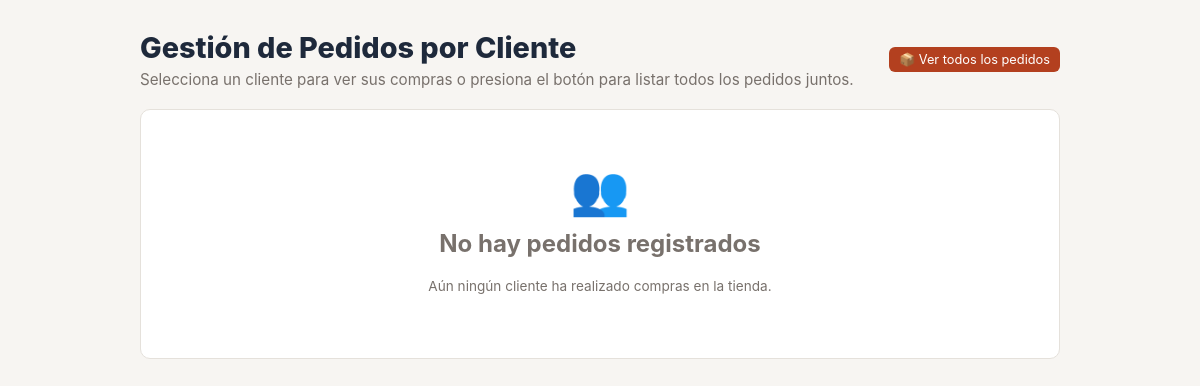
The page /pedidos/index.php (signed in) on the database as committed earlier.
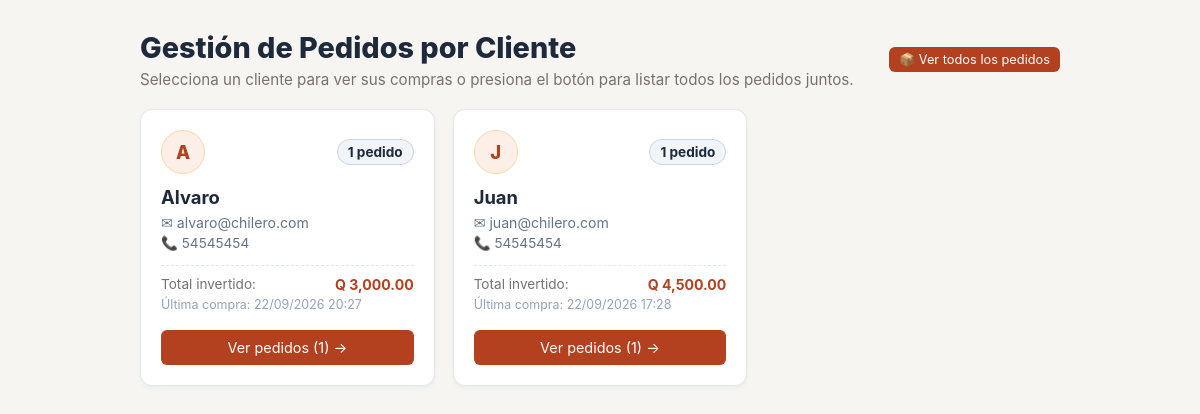
The same page on the database as committed later.
### tables this page shows
CREATE TABLE `usuario` (
  `id` int(11) NOT NULL,
  `nombre` varchar(99) NOT NULL,
  `correo` varchar(50) NOT NULL,
  `password` varchar(255) NOT NULL,
  `telefono` varchar(15) DEFAULT NULL,
  `direccion` varchar(255) DEFAULT NULL,
  `tipo_usuario` enum('cliente','trabajador','admin') NOT NULL DEFAULT 'cliente'
);

### includes/auth.php (called while the page is built, shortened)
<?php
require_once __DIR__ . '/functions.php';
function currentRole(): ?string {
    return $_SESSION['user']['tipo_usuario'] ?? null;
}
function h(?string $value): string {
    return htmlspecialchars($value ?? '', ENT_QUOTES, 'UTF-8');
}

### includes/functions.php (called while the page is built, shortened)
<?php
function url(string $path = '/'): string {
    return BASE_URL . '/' . ltrim($path, '/');
}

### pedidos/index.php (the view, shortened to what the changed rows need)
<?php
require __DIR__ . '/../config/db.php';
require __DIR__ . '/../includes/auth.php';
require_once __DIR__ . '/../includes/functions.php';
$role = currentRole();
$esStaff = in_array($role, ['admin', 'trabajador'], true);
$verTodos = isset($_GET['ver']) && $_GET['ver'] === 'todos';
$idCliente = isset($_GET['id_cliente']) ? (int)$_GET['id_cliente'] : 0;
$clientes = [];
$clienteSeleccionado = null;
if ($esStaff) {
    if ($idCliente > 0) {
        $stmtCli = $pdo->prepare('SELECT id, nombre, correo, telefono, direccion FROM usuario WHERE id = ?');
        $stmtCli->execute([$idCliente]);
        $clienteSeleccionado = $stmtCli->fetch();
        $stmt = $pdo->prepare(
            'SELECT p.*, u.nombre AS cliente_nombre, u.correo AS cliente_correo, u.telefono AS cliente_telefono
              FROM pedido p
              JOIN usuario u ON u.id = p.id_usuario
              WHERE p.id_usuario = ?
              ORDER BY p.fecha DESC, p.id DESC'
        );
        $stmt->execute([$idCliente]);
        $pedidos = $stmt->fetchAll();
        $pageTitle = 'Pedidos de ' . ($clienteSeleccionado ? $clienteSeleccionado['nombre'] : 'Cliente');
    } else {
        $stmt = $pdo->query(
            'SELECT
                u.id AS cliente_id,
                u.nombre AS cliente_nombre,
                u.correo AS cliente_correo,
                u.telefono AS cliente_telefono,
                COUNT(p.id) AS total_pedidos,
                SUM(p.total) AS total_gastado,
                MAX(p.fecha) AS ultimo_pedido
             FROM usuario u
             INNER JOIN pedido p ON p.id_usuario = u.id
             GROUP BY u.id, u.nombre, u.correo, u.telefono
             ORDER BY total_pedidos DESC, u.nombre ASC'
        );
        $clientes = $stmt->fetchAll();
    }
}
require __DIR__ . '/../includes/header.php';
?>
<div class="container" style="max-width: 950px; margin: 30px auto; padding: 0 15px;">
    <div style="display: flex; justify-content: space-between; align-items: center; margin-bottom: 20px; flex-wrap: wrap; gap: 12px;">
        <div>
            <h1 style="margin: 0; font-size: 1.8rem; font-weight: 800; color: #1e293b;">
                <?php if (!$esStaff): ?>
                    Mis Pedidos Realizados
                <?php elseif ($idCliente > 0): ?>
                    Pedidos de <?= h($clienteSeleccionado['nombre'] ?? 'Cliente') ?>
                <?php elseif ($verTodos): ?>
                    Todos los Pedidos de la Tienda
                <?php else: ?>
                    Gestión de Pedidos por Cliente
                <?php endif; ?>
            </h1>
        </div>
    </div>
    <?php if ($esStaff && !$verTodos && $idCliente === 0): ?>
        <?php if (empty($clientes)): ?>
            <div class="card empty-state" style="text-align: center; padding: 50px 20px; background: #fff; border: 1px solid var(--border); border-radius: 10px;">
                <div style="font-size: 3rem; margin-bottom: 10px;">👥</div>
                <h2>No hay pedidos registrados</h2>
                <p class="muted">Aún ningún cliente ha realizado compras en la tienda.</p>
            </div>
        <?php else: ?>
            <div style="display: grid; grid-template-columns: repeat(auto-fill, minmax(280px, 1fr)); gap: 18px;">
                <?php foreach ($clientes as $c): ?>
                    <div style="background: #ffffff; border: 1px solid #e2e8f0; border-radius: 12px; padding: 20px; box-shadow: 0 2px 5px rgba(0,0,0,0.04); display: flex; flex-direction: column; justify-content: space-between;">
                        <div>
                            <div style="display: flex; justify-content: space-between; align-items: center; margin-bottom: 12px;">
                                <div style="width: 44px; height: 44px; border-radius: 50%; background: #fcefe7; color: var(--primary, #b3401f); display: flex; align-items: center; justify-content: center; font-weight: 800; font-size: 1.15rem; border: 1px solid #fed7aa;">
                                    <?= h(strtoupper(substr($c['cliente_nombre'] ?? 'C', 0, 1))) ?>
                                </div>
                                <span style="background: #f1f5f9; color: #1e293b; font-size: 0.85rem; font-weight: 700; padding: 4px 10px; border-radius: 999px; border: 1px solid #cbd5e1;">
                                    <?= (int)$c['total_pedidos'] ?> <?= (int)$c['total_pedidos'] === 1 ? 'pedido' : 'pedidos' ?>
                                </span>
                            </div>
                            <h3 style="margin: 0 0 6px 0; font-size: 1.15rem; color: #1e293b; font-weight: 700;">
                                <?= h($c['cliente_nombre']) ?>
                            </h3>
                            <div style="font-size: 0.88rem; color: #64748b; margin-bottom: 4px; word-break: break-all;">
                                ✉ <?= h($c['cliente_correo']) ?>
                            </div>
                            <?php if (!empty($c['cliente_telefono'])): ?>
                                <div style="font-size: 0.85rem; color: #64748b; margin-bottom: 6px;">
                                    📞 <?= h($c['cliente_telefono']) ?>
                                </div>
                            <?php endif; ?>
                            <div style="margin-top: 14px; padding-top: 10px; border-top: 1px dashed #e2e8f0; display: flex; justify-content: space-between; font-size: 0.88rem;">
                                <span class="muted">Total invertido:</span>
                                <strong style="color: var(--primary, #b3401f);">Q <?= number_format((float)$c['total_gastado'], 2) ?></strong>
                            </div>
                            <?php if (!empty($c['ultimo_pedido'])): ?>
                                <div style="font-size: 0.78rem; color: #94a3b8; margin-top: 4px;">
                                    Última compra: <?= date('d/m/Y H:i', strtotime($c['ultimo_pedido'])) ?>
                                </div>
                            <?php endif; ?>
                        </div>
                        <div style="margin-top: 18px;">
                            <a href="<?= url('/pedidos/index.php?id_cliente=' . (int)$c['cliente_id']) ?>"
                               class="btn"
                               style="display: block; text-align: center; width: 100%; box-sizing: border-box; text-decoration: none;">
                                Ver pedidos (<?= (int)$c['total_pedidos'] ?>) &rarr;
                            </a>
                        </div>
                    </div>
                <?php endforeach; ?>
            </div>
        <?php endif; ?>
    <?php endif; ?>
</div>
<?php require __DIR__ . '/../includes/footer.php'; ?>

Rows that differ between the two databases and show on the page:
added usuario: nombre "A", total_pedidos "1", nombre "Alvaro", correo "alvaro@chilero.com", telefono "54545454", total_gastado "3,000.00", ultimo_pedido "22/09/2026 20:27"
added usuario: nombre "J", total_pedidos "1", nombre "Juan", correo "juan@chilero.com", telefono "54545454", total_gastado "4,500.00", ultimo_pedido "22/09/2026 17:28"
Other text that changed with them:
text no longer shown: "👥 No hay pedidos registrados Aún ningún cliente ha realizado compras en la tienda."
